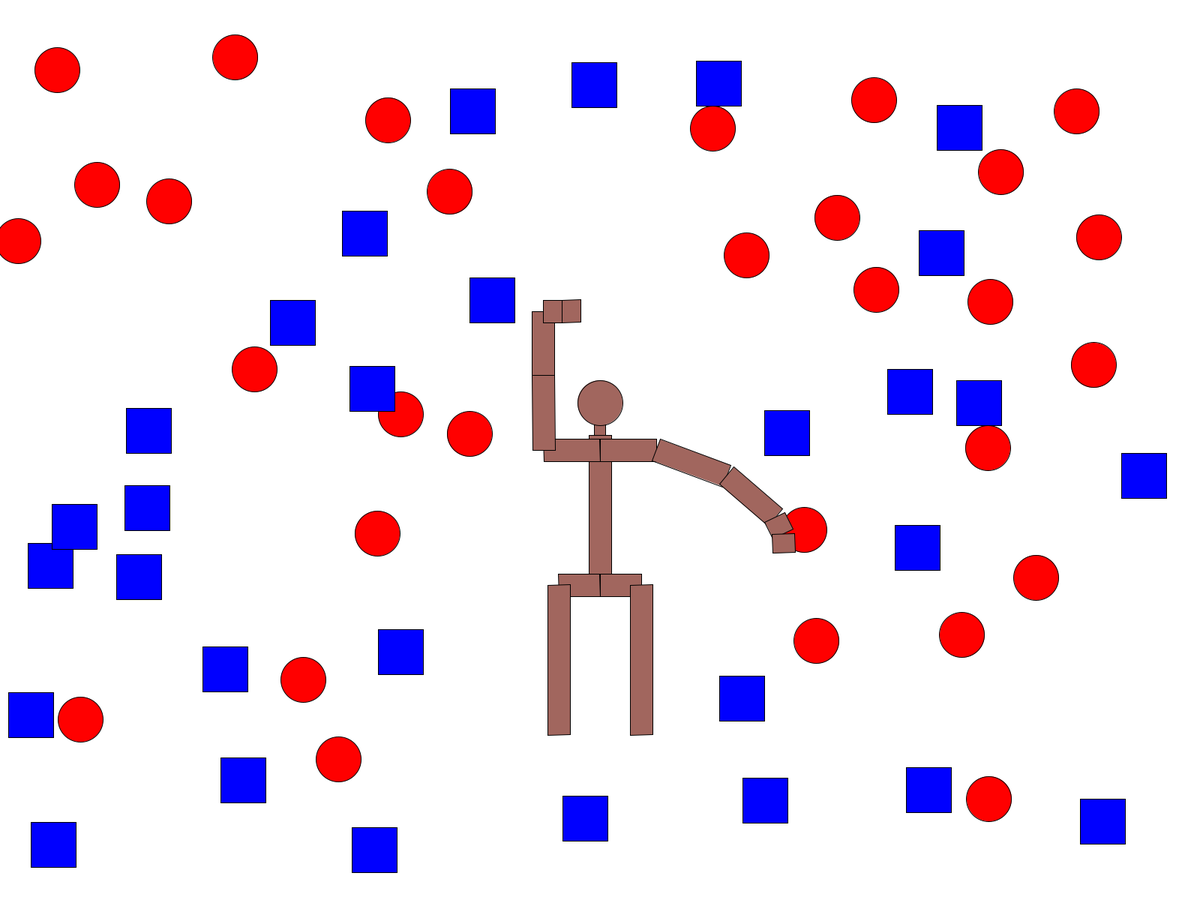
Frame 1 (no input)
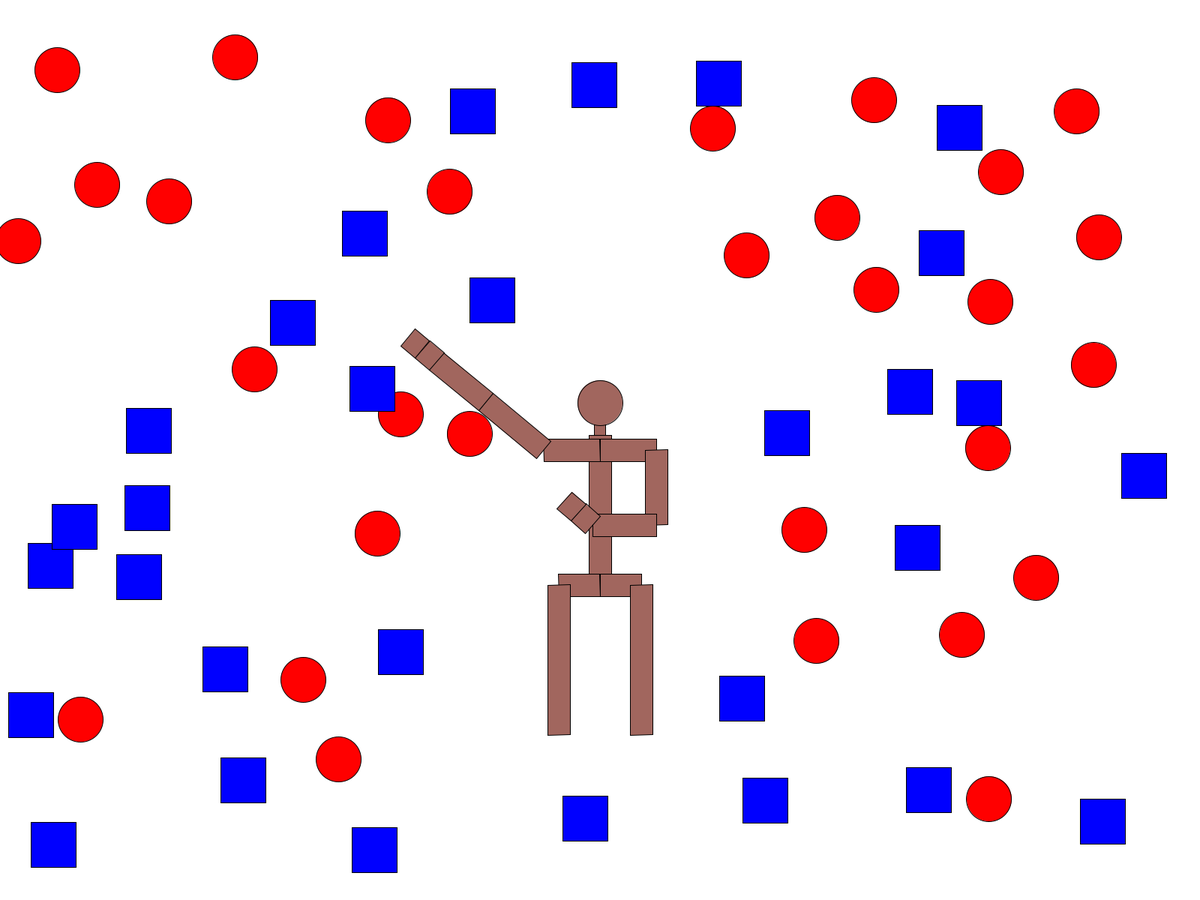
Frame 60 (the mouse pressed at the canvas centre just before this capture)
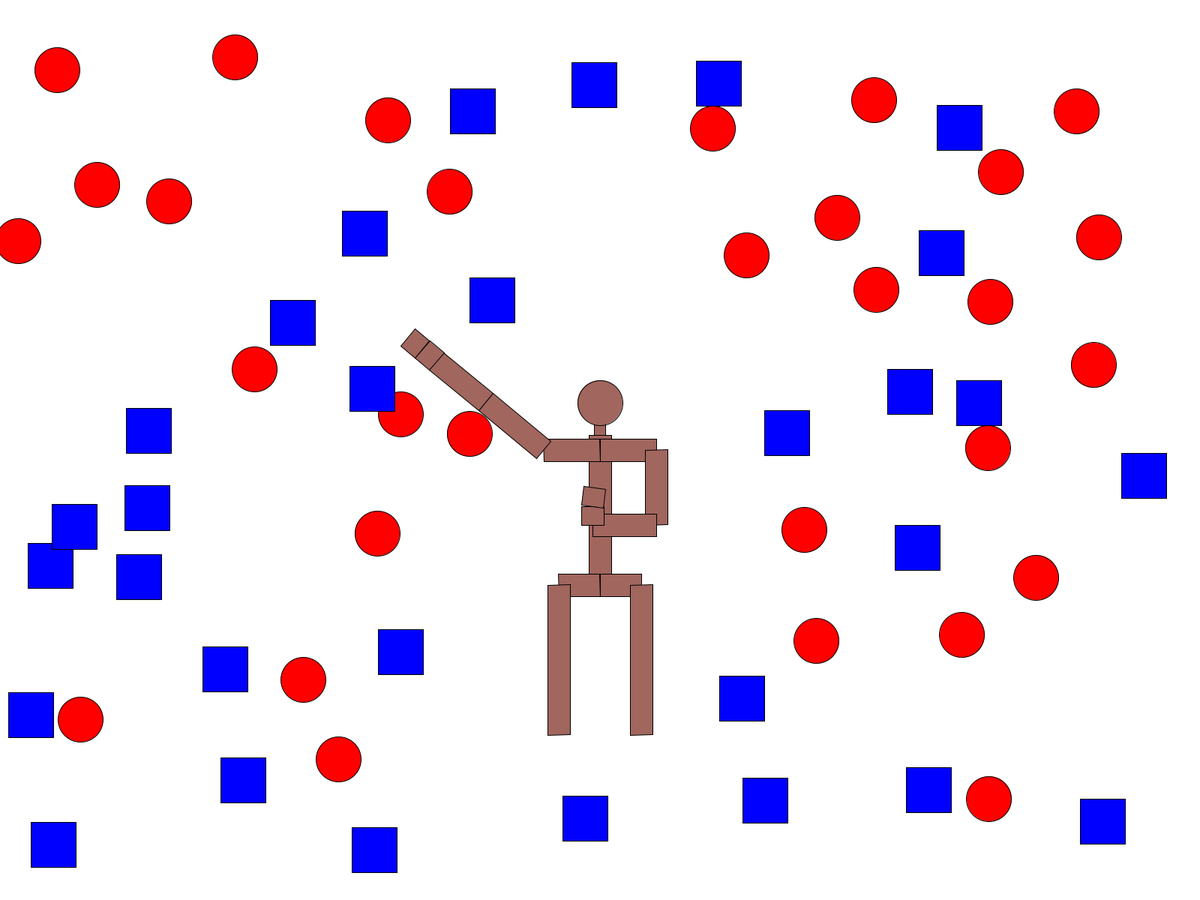
Frame 120 (the mouse held since frame 60 and released just before this capture)

The Processing sketch that drew these frames (run headless with seeded random() and noise(); from frame 60 on, the mouse is pressed at the canvas centre):

// Processing sketch: part1
// ── part1.pde
void setup(){
  fullScreen();
  surface.setTitle("Inverse Kinematics");
  
  //place objects and obstacles
  placeStuff();
  
  //initialize selected values
  initSelected();
  
  root = new Vec2(displayWidth/2,displayHeight/2);
}

//Root
Vec2 root = new Vec2(0,0);

//right arm
//Upper Arm
float lr = 75;
float ar = 0;

float l0r = 100; 
float a0r = 0.3; //Shoulder joint

//Lower Arm
float l1r = 85;
float a1r = 0.3; //Elbow joint

//Hand
float l2r = 25;
float a2r = 0.3; //Wrist joint

//Finger
float l3r = 25;
float a3r = 0.3; //Knuckle joint

Vec2 start_lr,start_l1r,start_l2r,start_l3r,endPointr;

//left arm
//Upper Arm
float ll = 75;
float al = 3.14;

float l0l = 100; 
float a0l = 3.14-0.3; //Shoulder joint

//Lower Arm
float l1l = 85;
float a1l = 3.14-0.3; //Elbow joint

//Hand
float l2l = 25;
float a2l = 3.14-0.3; //Wrist joint

//Finger
float l3l = 25;
float a3l = 3.14-0.3; //Knuckle joint

Vec2 start_ll,start_l1l,start_l2l,start_l3l,endPointl;

//object variables
static int maxNumObjects = 300;
int numCircs = 30;
int numRects = 30;
Vec2 circPos[] = new Vec2[maxNumObjects];
float circRad[] = new float[maxNumObjects];
Vec2 rectPos[] = new Vec2[maxNumObjects];
float rectWH[][] = new float[maxNumObjects][2];
boolean circSelected[] = new boolean[maxNumObjects];
boolean rectSelected[] = new boolean[maxNumObjects];

void solve(){
  Vec2 goal = new Vec2(mouseX,mouseY);
 
  Vec2 startToGoal, startToEndEffector;
  float dotProd, angleDiff;
  
  //right arm
  //Update knuckle joint
  startToGoal = goal.minus(start_l3r);
  startToEndEffector = endPointr.minus(start_l3r);
  dotProd = dot(startToGoal.normalized(),startToEndEffector.normalized());
  dotProd = clamp(dotProd,-1,1);
  angleDiff = acos(dotProd);
  angleDiff = clamp(angleDiff,0,0.12);
  if (cross(startToGoal,startToEndEffector) < 0)
    a3r += angleDiff;
  else
    a3r -= angleDiff;
  a3r = clamp(a3r,0,1.57);
  fk(); //Update link positions with fk (e.g. end effector changed)
  
  
  //Update wrist joint
  startToGoal = goal.minus(start_l2r);
  startToEndEffector = endPointr.minus(start_l2r);
  dotProd = dot(startToGoal.normalized(),startToEndEffector.normalized());
  dotProd = clamp(dotProd,-1,1);
  angleDiff = acos(dotProd);
  angleDiff = clamp(angleDiff,0,0.10);
  if (cross(startToGoal,startToEndEffector) < 0)
    a2r += angleDiff;
  else
    a2r -= angleDiff;
  /*TODO: Wrist joint limits here*/
  a2r = clamp(a2r,-1.57,1.57);
  fk(); //Update link positions with fk (e.g. end effector changed)
   
   
  //Update elbow joint
  startToGoal = goal.minus(start_l1r);
  startToEndEffector = endPointr.minus(start_l1r);
  dotProd = dot(startToGoal.normalized(),startToEndEffector.normalized());
  dotProd = clamp(dotProd,-1,1);
  angleDiff = acos(dotProd);
  angleDiff = clamp(angleDiff,0,0.06);
  if (cross(startToGoal,startToEndEffector) < 0)
    a1r += angleDiff;
  else
    a1r -= angleDiff;
  a1r = clamp(a1r,0,1.57);
  fk(); //Update link positions with fk (e.g. end effector changed)
   
   
  //Update shoulder joint
  startToGoal = goal.minus(start_lr);
  startToEndEffector = endPointr.minus(start_lr);
  dotProd = dot(startToGoal.normalized(),startToEndEffector.normalized());
  dotProd = clamp(dotProd,-1,1);
  angleDiff = acos(dotProd);
  angleDiff = clamp(angleDiff,0,0.05);
  if (cross(startToGoal,startToEndEffector) < 0)
    a0r += angleDiff;
  else
    a0r -= angleDiff;
  /*TODO: Shoulder joint limits here*/
  a0r = clamp(a0r,-1.57,1.57);
  fk(); //Update link positions with fk (e.g. end effector changed)
  
  startToGoal = goal.minus(root);
  if (startToGoal.length() < .0001) return;
  startToEndEffector = endPointr.minus(root);
  dotProd = dot(startToGoal.normalized(),startToEndEffector.normalized());
  dotProd = clamp(dotProd,-1,1);
  angleDiff = acos(dotProd);
  angleDiff = clamp(angleDiff,0,0.05);
  if (cross(startToGoal,startToEndEffector) < 0)
    ar += angleDiff;
  else
    ar -= angleDiff;
  /*TODO: Shoulder joint limits here*/
  ar = clamp(a0r,0,0);
  fk(); //Update link positions with fk (e.g. end effector changed)
  
  //left arm
  //Update knuckle joint
  startToGoal = goal.minus(start_l3l);
  startToEndEffector = endPointl.minus(start_l3l);
  dotProd = dot(startToGoal.normalized(),startToEndEffector.normalized());
  dotProd = clamp(dotProd,-1,1);
  angleDiff = acos(dotProd);
  angleDiff = clamp(angleDiff,0,0.12);
  if (cross(startToGoal,startToEndEffector) < 0)
    a3l += angleDiff;
  else
    a3l -= angleDiff;
  a3l = clamp(a3l,-1.57,0);
  fk(); //Update link positions with fk (e.g. end effector changed)
  
  
  //Update wrist joint
  startToGoal = goal.minus(start_l2l);
  startToEndEffector = endPointl.minus(start_l2l);
  dotProd = dot(startToGoal.normalized(),startToEndEffector.normalized());
  dotProd = clamp(dotProd,-1,1);
  angleDiff = acos(dotProd);
  angleDiff = clamp(angleDiff,0,0.10);
  if (cross(startToGoal,startToEndEffector) < 0)
    a2l += angleDiff;
  else
    a2l -= angleDiff;
  /*TODO: Wrist joint limits here*/
  a2l = clamp(a2l,-1.57,1.57);
  fk(); //Update link positions with fk (e.g. end effector changed)
   
   
  //Update elbow joint
  startToGoal = goal.minus(start_l1l);
  startToEndEffector = endPointl.minus(start_l1l);
  dotProd = dot(startToGoal.normalized(),startToEndEffector.normalized());
  dotProd = clamp(dotProd,-1,1);
  angleDiff = acos(dotProd);
  angleDiff = clamp(angleDiff,0,0.06);
  if (cross(startToGoal,startToEndEffector) < 0)
    a1l += angleDiff;
  else
    a1l -= angleDiff;
  a1l = clamp(a1l,-1.57,0);
  fk(); //Update link positions with fk (e.g. end effector changed)
   
   
  //Update shoulder joint
  startToGoal = goal.minus(start_ll);
  startToEndEffector = endPointl.minus(start_ll);
  dotProd = dot(startToGoal.normalized(),startToEndEffector.normalized());
  dotProd = clamp(dotProd,-1,1);
  angleDiff = acos(dotProd);
  angleDiff = clamp(angleDiff,0,0.05);
  if (cross(startToGoal,startToEndEffector) < 0)
    a0l += angleDiff;
  else
    a0l -= angleDiff;
  /*TODO: Shoulder joint limits here*/
  a0l = clamp(a0l,-1.57,1.57);
  fk(); //Update link positions with fk (e.g. end effector changed)
  
  startToGoal = goal.minus(root);
  if (startToGoal.length() < .0001) return;
  startToEndEffector = endPointl.minus(root);
  dotProd = dot(startToGoal.normalized(),startToEndEffector.normalized());
  dotProd = clamp(dotProd,-1,1);
  angleDiff = acos(dotProd);
  angleDiff = clamp(angleDiff,0,0.05);
  if (cross(startToGoal,startToEndEffector) < 0)
    al += angleDiff;
  else
    al -= angleDiff;
  /*TODO: Shoulder joint limits here*/
  al = clamp(al,3.14,3.14);
  fk(); //Update link positions with fk (e.g. end effector changed)
}

void fk(){
  //right arm
  start_lr = new Vec2(cos(ar)*lr,sin(ar)*lr).plus(root);
  start_l1r = new Vec2(cos(ar+a0r)*l0r,sin(ar+a0r)*l0r).plus(start_lr);
  start_l2r = new Vec2(cos(ar+a0r+a1r)*l1r,sin(ar+a0r+a1r)*l1r).plus(start_l1r);
  start_l3r = new Vec2(cos(ar+a0r+a1r+a2r)*l2r,sin(ar+a0r+a1r+a2r)*l2r).plus(start_l2r);
  endPointr = new Vec2(cos(ar+a0r+a1r+a2r+a3r)*l3r,sin(ar+a0r+a1r+a2r+a3r)*l3r).plus(start_l3r);
  
  //left arm
  start_ll = new Vec2(cos(al)*ll,sin(al)*ll).plus(root);
  start_l1l = new Vec2(cos(al+a0l)*l0l,sin(al+a0l)*l0l).plus(start_ll);
  start_l2l = new Vec2(cos(al+a0l+a1l)*l1l,sin(al+a0l+a1l)*l1l).plus(start_l1l);
  start_l3l = new Vec2(cos(al+a0l+a1l+a2l)*l2l,sin(al+a0l+a1l+a2l)*l2l).plus(start_l2l);
  endPointl = new Vec2(cos(al+a0l+a1l+a2l+a3l)*l3l,sin(al+a0l+a1l+a2l+a3l)*l3l).plus(start_l3l);
}

float armW = 30;
void draw(){
  fk();
  solve();
  
  background(255,255,255);
  
  //draw a neck
  fill(161,102,94);
  pushMatrix();
  rect(root.x-armW/4,root.y-35,armW/2,15);
  popMatrix();
  
  //draw a head
  fill(161,102,94);
  pushMatrix();
  circle(root.x,root.y-63,30*2);
  popMatrix();
  
  //draw a body
  fill(161,102,94);
  pushMatrix();
  rect(root.x-armW/2,root.y-20,armW,200);
  popMatrix();
  
  //draw collar bone
  fill(161,102,94);
  pushMatrix();
  translate(root.x,root.y);
  rotate(ar);
  rect(0, -armW/2, lr, armW);
  popMatrix();
  
  fill(161,102,94);
  pushMatrix();
  translate(root.x,root.y);
  rotate(al);
  rect(0, -armW/2, ll, armW);
  popMatrix();
  
  //draw hips
  fill(161,102,94);
  pushMatrix();
  translate(root.x,root.y+180);
  rotate(ar);
  rect(0, -armW/2, 55, armW);
  popMatrix();
  
  fill(161,102,94);
  pushMatrix();
  translate(root.x,root.y+180);
  rotate(al);
  rect(0, -armW/2, 55, armW);
  popMatrix();
  
  //draw legs
  fill(161,102,94);
  pushMatrix();
  translate(root.x-55,root.y+180);
  rotate(1.57);
  rect(0, -armW/2, 200, armW);
  popMatrix();
  
  fill(161,102,94);
  pushMatrix();
  translate(root.x+55,root.y+180);
  rotate(1.57);
  rect(0, -armW/2, 200, armW);
  popMatrix();
  
  //draw random circles
  fill(255,0,0);
  for (int i = 0; i < numCircs; i++) {
    Vec2 c = circPos[i];
    float r = circRad[i];
    circle(c.x,c.y,r*2);
  }
  
  //draw random rectangles
  fill(0,0,255);
  for (int i = 0; i < numRects; i++) {
    Vec2 r = rectPos[i];
    float w = rectWH[i][0];
    float h = rectWH[i][1];
    rect(r.x,r.y,w,h);
  }

  //right arm
  fill(161,102,94);
  pushMatrix();
  translate(start_lr.x,start_lr.y);
  rotate(ar+a0r);
  rect(0, -armW/2, l0r, armW);
  popMatrix();
  
  pushMatrix();
  translate(start_l1r.x,start_l1r.y);
  rotate(ar+a0r+a1r);
  rect(0, -armW/2, l1r, armW);
  popMatrix();
  
  pushMatrix();
  translate(start_l2r.x,start_l2r.y);
  rotate(ar+a0r+a1r+a2r);
  rect(0, -armW/2, l2r, armW);
  popMatrix();
  
  pushMatrix();
  translate(start_l3r.x,start_l3r.y);
  rotate(ar+a0r+a1r+a2r+a3r);
  rect(0, -armW/2, l3r, armW);
  popMatrix();
  
  //left arm
  fill(161,102,94);
  pushMatrix();
  translate(start_ll.x,start_ll.y);
  rotate(al+a0l);
  rect(0, -armW/2, l0l, armW);
  popMatrix();
  
  pushMatrix();
  translate(start_l1l.x,start_l1l.y);
  rotate(al+a0l+a1l);
  rect(0, -armW/2, l1l, armW);
  popMatrix();
  
  pushMatrix();
  translate(start_l2l.x,start_l2l.y);
  rotate(al+a0l+a1l+a2l);
  rect(0, -armW/2, l2l, armW);
  popMatrix();
  
  pushMatrix();
  translate(start_l3l.x,start_l3l.y);
  rotate(al+a0l+a1l+a2l+a3l);
  rect(0, -armW/2, l3l, armW);
  popMatrix();
}

//Returns true iff the point 'point' is inside the box
boolean point_in_box(Vec2 point, Vec2 box_center, float box_w, float box_h, float box_angle){
  Vec2 relative_pos = point.minus(box_center);
  Vec2 box_right = new Vec2(cos(box_angle),sin(box_angle));
  Vec2 box_up = new Vec2(sin(box_angle),-cos(box_angle));
  float point_right = dot(relative_pos,box_right);
  float point_up = dot(relative_pos,box_up);
  if ((abs(point_right) < box_w/2) && (abs(point_up) < box_h/2))
    return true;
  return false;
}

boolean point_in_box_list(Vec2 point, Vec2[] rectPos, float[][] rectWH, int num) {
  for (int i = 0; i < num; i++) {
    if(rectPos[i] == null) return false;
    Vec2 center = new Vec2(rectPos[i].x+rectWH[i][0]/2, rectPos[i].y+rectWH[i][1]/2);
    float r = rectWH[i][0]/2 + 50;
    if (point_in_circle(center, r, point)) {
      return true;
    }
  }
  return false;
}

//Returns true iff the point 'point' is inside the circle
boolean point_in_circle(Vec2 center, float r, Vec2 pointPos){
  float dist = pointPos.distanceTo(center);
  if (dist < r+2){ //small safety factor
    return true;
  }
  return false;
}

boolean point_in_circle_list(Vec2[] centers, float[] radii, int num, Vec2 pointPos){
  for (int i = 0; i < num; i++){
    Vec2 center =  centers[i];
    if(center == null) return false;
    float r = radii[i] + 50;
    if (point_in_circle(center,r,pointPos)){
      return true;
    }
  }
  return false;
}

boolean point_in_skeleton(Vec2 pointPos) {
  root = new Vec2(displayWidth/2,displayHeight/2);
  if (pointPos.x > root.x-150 && pointPos.x < root.x+150 && pointPos.y > root.y-160 && pointPos.y < root.y+430) {
    return true;
  }
  return false;
}

//place objects and obstacles
void placeStuff() {
  for (int i = 0; i < numCircs; i++) {
    circPos[i] = sampleFreePos();
    circRad[i] = 30;
  }
  
  for (int i = 0; i < numRects; i++) {
    rectPos[i] = sampleFreePos();
    rectWH[i][0] = 60;
    rectWH[i][1] = 60;
  }
}

//get a random position that doesn't have anything inside of it
Vec2 sampleFreePos(){
  Vec2 randPos = new Vec2(random(0+0, displayWidth-60), random(0+60, displayHeight-60));
  boolean insideAnyCirc = point_in_circle_list(circPos, circRad, numCircs, randPos);
  boolean insideAnyRect = point_in_box_list(randPos, rectPos, rectWH, numRects);
  boolean insideSkeleton = point_in_skeleton(randPos);
  while (insideAnyCirc || insideAnyRect || insideSkeleton){
    randPos = new Vec2(random(0+0, displayWidth-60), random(0+60, displayHeight-60));
    insideAnyCirc = point_in_circle_list(circPos, circRad, numCircs, randPos);
    insideAnyRect = point_in_box_list(randPos, rectPos, rectWH, numRects);
    insideSkeleton = point_in_skeleton(randPos);
  }
  return randPos;
}

//create a reset button
void keyPressed() {
  if (key == 'r') {
    placeStuff();
  }
}

//create code for arm/object interaction
void mousePressed() {
  if (mouseButton == LEFT) {
    for (int i = 0; i < numCircs; i++) { 
       if (point_in_circle(circPos[i], circRad[i], endPointr)) {
         circSelected[i] = true;
       }
       if (point_in_circle(circPos[i], circRad[i], endPointl)) {
         circSelected[i] = true;
       }
    }
    for (int i = 0; i < numRects; i++) {
      Vec2 center = new Vec2(rectPos[i].x+rectWH[i][0]/2, rectPos[i].y+rectWH[i][1]/2);  
      if (point_in_box(endPointr, center, rectWH[i][0], rectWH[i][1], 0)) {
        rectSelected[i] = true;
      }
      if (point_in_box(endPointl, center, rectWH[i][0], rectWH[i][1], 0)) {
        rectSelected[i] = true;
      }
    }
  }
}

void mouseReleased() {
  initSelected();
}

void mouseDragged() {
  if (mouseButton == LEFT) {
    for (int i = 0; i < numCircs; i++) {
      if (circSelected[i] && point_in_circle(circPos[i], circRad[i], endPointr)) {
        circPos[i] = endPointr;
      }
      if (circSelected[i] && point_in_circle(circPos[i], circRad[i], endPointl)) {
        circPos[i] = endPointl;
      }
    }
    for (int i = 0; i < numRects; i++) {
      Vec2 center = new Vec2(rectPos[i].x+rectWH[i][0]/2, rectPos[i].y+rectWH[i][1]/2);  
      if (rectSelected[i] == true && point_in_box(endPointr, center, rectWH[i][0], rectWH[i][1], 0)) {
        rectPos[i] = new Vec2(endPointr.x-rectWH[i][0]/2, endPointr.y-rectWH[i][1]/2);
      }
      if (rectSelected[i] == true && point_in_box(endPointl, center, rectWH[i][0], rectWH[i][1], 0)) {
        rectPos[i] = new Vec2(endPointl.x-rectWH[i][0]/2, endPointl.y-rectWH[i][1]/2);
      }
    }
  }
}

//initialize objects selected value to false
void initSelected() {
  for (int i = 0; i < numCircs; i++) {
    circSelected[i] = false;
  }
  for (int i = 0; i < numRects; i++) {
    rectSelected[i] = false;
  }
}

//-----------------
// Vector Library
//-----------------

public class Vec2 {
  public float x, y;
  
  public Vec2(float x, float y){
    this.x = x;
    this.y = y;
  }
  
  public String toString(){
    return "(" + x+ "," + y +")";
  }
  
  public float length(){
    return sqrt(x*x+y*y);
  }
  
  public Vec2 plus(Vec2 rhs){
    return new Vec2(x+rhs.x, y+rhs.y);
  }
  
  public void add(Vec2 rhs){
    x += rhs.x;
    y += rhs.y;
  }
  
  public Vec2 minus(Vec2 rhs){
    return new Vec2(x-rhs.x, y-rhs.y);
  }
  
  public void subtract(Vec2 rhs){
    x -= rhs.x;
    y -= rhs.y;
  }
  
  public Vec2 times(float rhs){
    return new Vec2(x*rhs, y*rhs);
  }
  
  public void mul(float rhs){
    x *= rhs;
    y *= rhs;
  }
  
  public void clampToLength(float maxL){
    float magnitude = sqrt(x*x + y*y);
    if (magnitude > maxL){
      x *= maxL/magnitude;
      y *= maxL/magnitude;
    }
  }
  
  public void setToLength(float newL){
    float magnitude = sqrt(x*x + y*y);
    x *= newL/magnitude;
    y *= newL/magnitude;
  }
  
  public void normalize(){
    float magnitude = sqrt(x*x + y*y);
    x /= magnitude;
    y /= magnitude;
  }
  
  public Vec2 normalized(){
    float magnitude = sqrt(x*x + y*y);
    return new Vec2(x/magnitude, y/magnitude);
  }
  
  public float distanceTo(Vec2 rhs){
    float dx = rhs.x - x;
    float dy = rhs.y - y;
    return sqrt(dx*dx + dy*dy);
  }
}

Vec2 interpolate(Vec2 a, Vec2 b, float t){
  return a.plus((b.minus(a)).times(t));
}

float interpolate(float a, float b, float t){
  return a + ((b-a)*t);
}

float dot(Vec2 a, Vec2 b){
  return a.x*b.x + a.y*b.y;
}

float cross(Vec2 a, Vec2 b){
  return a.x*b.y - a.y*b.x;
}


Vec2 projAB(Vec2 a, Vec2 b){
  return b.times(a.x*b.x + a.y*b.y);
}

float clamp(float f, float min, float max){
  if (f < min) return min;
  if (f > max) return max;
  return f;
}
